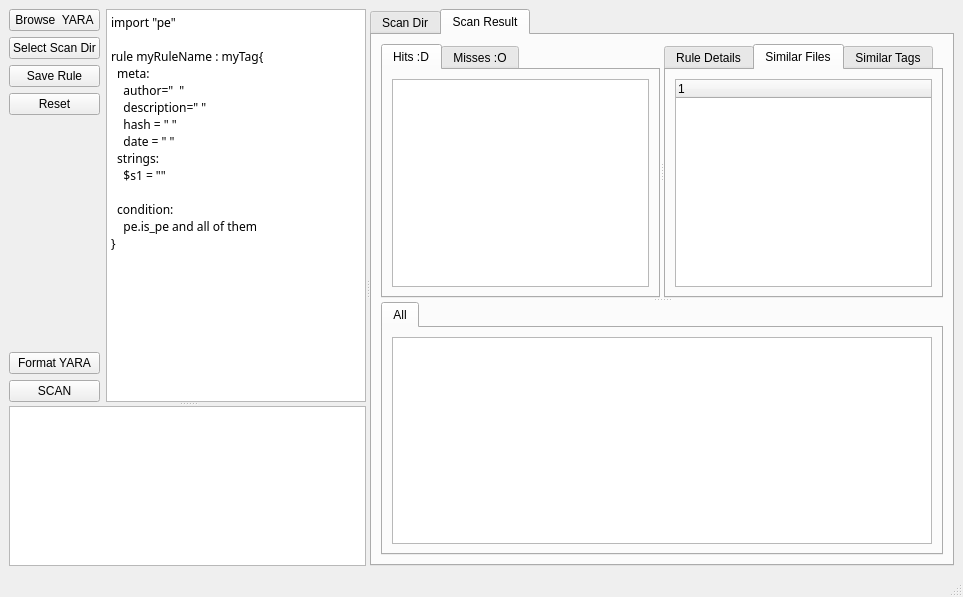
<?xml version="1.0" encoding="UTF-8"?>
<ui version="4.0">
 <class>MainWindow</class>
 <widget class="QMainWindow" name="MainWindow">
  <property name="geometry">
   <rect>
    <x>0</x>
    <y>0</y>
    <width>963</width>
    <height>597</height>
   </rect>
  </property>
  <property name="windowTitle">
   <string>MainWindow</string>
  </property>
  <widget class="QWidget" name="centralwidget">
   <layout class="QVBoxLayout" name="verticalLayout">
    <item>
     <widget class="QSplitter" name="splitter_5">
      <property name="orientation">
       <enum>Qt::Orientation::Horizontal</enum>
      </property>
      <widget class="QSplitter" name="splitter_4">
       <property name="orientation">
        <enum>Qt::Orientation::Vertical</enum>
       </property>
       <widget class="QWidget" name="layoutWidget">
        <layout class="QHBoxLayout" name="horizontalLayout">
         <item>
          <layout class="QVBoxLayout" name="vl_editor_buttons">
           <item>
            <widget class="QPushButton" name="pb_browse_yara">
             <property name="text">
              <string>Browse  YARA</string>
             </property>
            </widget>
           </item>
           <item>
            <widget class="QPushButton" name="pb_select_scan_dir">
             <property name="text">
              <string>Select Scan Dir</string>
             </property>
            </widget>
           </item>
           <item>
            <widget class="QPushButton" name="pb_save_rule">
             <property name="text">
              <string>Save Rule</string>
             </property>
            </widget>
           </item>
           <item>
            <widget class="QPushButton" name="pb_reset">
             <property name="text">
              <string>Reset</string>
             </property>
            </widget>
           </item>
           <item>
            <spacer name="verticalSpacer">
             <property name="orientation">
              <enum>Qt::Orientation::Vertical</enum>
             </property>
             <property name="sizeHint" stdset="0">
              <size>
               <width>20</width>
               <height>40</height>
              </size>
             </property>
            </spacer>
           </item>
           <item>
            <widget class="QPushButton" name="pb_format_yara">
             <property name="text">
              <string>Format YARA</string>
             </property>
            </widget>
           </item>
           <item>
            <widget class="QPushButton" name="pb_scan">
             <property name="text">
              <string>SCAN</string>
             </property>
            </widget>
           </item>
          </layout>
         </item>
         <item>
          <widget class="QTextEdit" name="te_yara_editor">
           <property name="font">
            <font>
             <family>Cascadia Code</family>
            </font>
           </property>
           <property name="html">
            <string>&lt;!DOCTYPE HTML PUBLIC &quot;-//W3C//DTD HTML 4.0//EN&quot; &quot;http://www.w3.org/TR/REC-html40/strict.dtd&quot;&gt;
&lt;html&gt;&lt;head&gt;&lt;meta name=&quot;qrichtext&quot; content=&quot;1&quot; /&gt;&lt;meta charset=&quot;utf-8&quot; /&gt;&lt;style type=&quot;text/css&quot;&gt;
p, li { white-space: pre-wrap; }
hr { height: 1px; border-width: 0; }
li.unchecked::marker { content: &quot;\2610&quot;; }
li.checked::marker { content: &quot;\2612&quot;; }
&lt;/style&gt;&lt;/head&gt;&lt;body style=&quot; font-family:'Cascadia Code'; font-size:9pt; font-weight:400; font-style:normal;&quot;&gt;
&lt;p style=&quot; margin-top:0px; margin-bottom:0px; margin-left:0px; margin-right:0px; -qt-block-indent:0; text-indent:0px;&quot;&gt;import &amp;quot;pe&amp;quot;&lt;/p&gt;
&lt;p style=&quot;-qt-paragraph-type:empty; margin-top:0px; margin-bottom:0px; margin-left:0px; margin-right:0px; -qt-block-indent:0; text-indent:0px;&quot;&gt;&lt;br /&gt;&lt;/p&gt;
&lt;p style=&quot; margin-top:0px; margin-bottom:0px; margin-left:0px; margin-right:0px; -qt-block-indent:0; text-indent:0px;&quot;&gt;rule myRuleName : myTag{&lt;/p&gt;
&lt;p style=&quot; margin-top:0px; margin-bottom:0px; margin-left:0px; margin-right:0px; -qt-block-indent:0; text-indent:0px;&quot;&gt;  meta:&lt;/p&gt;
&lt;p style=&quot; margin-top:0px; margin-bottom:0px; margin-left:0px; margin-right:0px; -qt-block-indent:0; text-indent:0px;&quot;&gt;    author=&amp;quot;  &amp;quot;&lt;/p&gt;
&lt;p style=&quot; margin-top:0px; margin-bottom:0px; margin-left:0px; margin-right:0px; -qt-block-indent:0; text-indent:0px;&quot;&gt;    description=&amp;quot; &amp;quot;&lt;/p&gt;
&lt;p style=&quot; margin-top:0px; margin-bottom:0px; margin-left:0px; margin-right:0px; -qt-block-indent:0; text-indent:0px;&quot;&gt;    hash = &amp;quot; &amp;quot;&lt;/p&gt;
&lt;p style=&quot; margin-top:0px; margin-bottom:0px; margin-left:0px; margin-right:0px; -qt-block-indent:0; text-indent:0px;&quot;&gt;    date = &amp;quot; &amp;quot;&lt;/p&gt;
&lt;p style=&quot; margin-top:0px; margin-bottom:0px; margin-left:0px; margin-right:0px; -qt-block-indent:0; text-indent:0px;&quot;&gt;  strings:&lt;/p&gt;
&lt;p style=&quot; margin-top:0px; margin-bottom:0px; margin-left:0px; margin-right:0px; -qt-block-indent:0; text-indent:0px;&quot;&gt;    $s1 = &amp;quot;&amp;quot;&lt;/p&gt;
&lt;p style=&quot;-qt-paragraph-type:empty; margin-top:0px; margin-bottom:0px; margin-left:0px; margin-right:0px; -qt-block-indent:0; text-indent:0px;&quot;&gt;&lt;br /&gt;&lt;/p&gt;
&lt;p style=&quot; margin-top:0px; margin-bottom:0px; margin-left:0px; margin-right:0px; -qt-block-indent:0; text-indent:0px;&quot;&gt;  condition:&lt;/p&gt;
&lt;p style=&quot; margin-top:0px; margin-bottom:0px; margin-left:0px; margin-right:0px; -qt-block-indent:0; text-indent:0px;&quot;&gt;    pe.is_pe and all of them&lt;/p&gt;
&lt;p style=&quot; margin-top:0px; margin-bottom:0px; margin-left:0px; margin-right:0px; -qt-block-indent:0; text-indent:0px;&quot;&gt;}&lt;/p&gt;&lt;/body&gt;&lt;/html&gt;</string>
           </property>
          </widget>
         </item>
        </layout>
       </widget>
       <widget class="QTextBrowser" name="tb_compilation_output">
        <property name="sizePolicy">
         <sizepolicy hsizetype="Minimum" vsizetype="Minimum">
          <horstretch>0</horstretch>
          <verstretch>0</verstretch>
         </sizepolicy>
        </property>
        <property name="maximumSize">
         <size>
          <width>16777215</width>
          <height>160</height>
         </size>
        </property>
       </widget>
      </widget>
      <widget class="QTabWidget" name="tabWidget">
       <property name="currentIndex">
        <number>1</number>
       </property>
       <property name="tabBarAutoHide">
        <bool>false</bool>
       </property>
       <widget class="QWidget" name="tab_scan_dir">
        <attribute name="title">
         <string>Scan Dir</string>
        </attribute>
        <layout class="QHBoxLayout" name="horizontalLayout_9">
         <item>
          <widget class="QSplitter" name="splitter_3">
           <property name="orientation">
            <enum>Qt::Orientation::Vertical</enum>
           </property>
           <widget class="QTreeWidget" name="treeWidget">
            <column>
             <property name="text">
              <string notr="true">1</string>
             </property>
            </column>
           </widget>
           <widget class="QListWidget" name="listWidget">
            <property name="maximumSize">
             <size>
              <width>16777215</width>
              <height>120</height>
             </size>
            </property>
           </widget>
          </widget>
         </item>
        </layout>
       </widget>
       <widget class="QWidget" name="tab_scan_results">
        <attribute name="title">
         <string>Scan Result</string>
        </attribute>
        <layout class="QVBoxLayout" name="verticalLayout_3">
         <item>
          <widget class="QSplitter" name="splitter_2">
           <property name="orientation">
            <enum>Qt::Orientation::Vertical</enum>
           </property>
           <widget class="QSplitter" name="splitter">
            <property name="orientation">
             <enum>Qt::Orientation::Horizontal</enum>
            </property>
            <widget class="QTabWidget" name="tabWidget_2">
             <property name="currentIndex">
              <number>0</number>
             </property>
             <property name="tabBarAutoHide">
              <bool>true</bool>
             </property>
             <widget class="QWidget" name="tab_scan_file_hits">
              <attribute name="title">
               <string>Hits :D</string>
              </attribute>
              <layout class="QHBoxLayout" name="horizontalLayout_4">
               <item>
                <widget class="QTableView" name="tv_file_hits"/>
               </item>
              </layout>
             </widget>
             <widget class="QWidget" name="tab_scan_file_misses">
              <attribute name="title">
               <string>Misses :O</string>
              </attribute>
              <layout class="QHBoxLayout" name="horizontalLayout_5">
               <item>
                <widget class="QTableView" name="tv_file_misses"/>
               </item>
              </layout>
             </widget>
            </widget>
            <widget class="QTabWidget" name="tabWidget_3">
             <property name="currentIndex">
              <number>1</number>
             </property>
             <widget class="QWidget" name="tab_rule_details">
              <attribute name="title">
               <string>Rule Details</string>
              </attribute>
              <layout class="QHBoxLayout" name="horizontalLayout_7">
               <item>
                <widget class="QTableView" name="tv_rule_details"/>
               </item>
              </layout>
             </widget>
             <widget class="QWidget" name="tab_2">
              <attribute name="title">
               <string>Similar Files</string>
              </attribute>
              <layout class="QHBoxLayout" name="horizontalLayout_8">
               <item>
                <widget class="QTreeWidget" name="tw_similar_files">
                 <column>
                  <property name="text">
                   <string notr="true">1</string>
                  </property>
                 </column>
                </widget>
               </item>
              </layout>
             </widget>
             <widget class="QWidget" name="tab_similar_tag">
              <attribute name="title">
               <string>Similar Tags</string>
              </attribute>
              <layout class="QHBoxLayout" name="horizontalLayout_2">
               <item>
                <widget class="QTreeWidget" name="tw_similar_tags">
                 <column>
                  <property name="text">
                   <string notr="true">1</string>
                  </property>
                 </column>
                </widget>
               </item>
              </layout>
             </widget>
            </widget>
           </widget>
           <widget class="QTabWidget" name="tabWidget_4">
            <property name="currentIndex">
             <number>0</number>
            </property>
            <widget class="QWidget" name="tab">
             <attribute name="title">
              <string>All</string>
             </attribute>
             <layout class="QHBoxLayout" name="horizontalLayout_6">
              <item>
               <widget class="QTableWidget" name="tw_yara_match_details"/>
              </item>
             </layout>
            </widget>
           </widget>
          </widget>
         </item>
        </layout>
       </widget>
      </widget>
     </widget>
    </item>
   </layout>
  </widget>
  <widget class="QMenuBar" name="menubar">
   <property name="geometry">
    <rect>
     <x>0</x>
     <y>0</y>
     <width>963</width>
     <height>21</height>
    </rect>
   </property>
  </widget>
  <widget class="QStatusBar" name="statusbar"/>
 </widget>
 <resources/>
 <connections/>
</ui>
